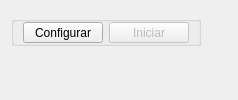
      <widget class="QWidget" name="Station_6">
       <attribute name="title">
        <string>Estacion 6</string>
       </attribute>
       <layout class="QGridLayout" name="gridLayout">
        <item row="1" column="0" colspan="2">
         <widget class="PressureTempGraph" name="GraphE_6" native="true">
          <property name="enabled">
           <bool>false</bool>
          </property>
         </widget>
        </item>
        <item row="0" column="0">
         <widget class="QGroupBox" name="gbBtns_6">
          <property name="enabled">
           <bool>true</bool>
          </property>
          <property name="maximumSize">
           <size>
            <width>16777215</width>
            <height>30</height>
           </size>
          </property>
          <property name="title">
           <string/>
          </property>
          <layout class="QGridLayout" name="gridLayout_13">
           <property name="topMargin">
            <number>0</number>
           </property>
           <property name="bottomMargin">
            <number>0</number>
           </property>
           <item row="0" column="0">
            <widget class="QPushButton" name="btnEstConfig_6">
             <property name="enabled">
              <bool>true</bool>
             </property>
             <property name="maximumSize">
              <size>
               <width>100</width>
               <height>16777215</height>
              </size>
             </property>
             <property name="text">
              <string>Configurar</string>
             </property>
            </widget>
           </item>
           <item row="0" column="1">
            <widget class="QPushButton" name="btnEstRun_6">
             <property name="enabled">
              <bool>false</bool>
             </property>
             <property name="maximumSize">
              <size>
               <width>100</width>
               <height>16777215</height>
              </size>
             </property>
             <property name="text">
              <string>Iniciar</string>
             </property>
            </widget>
           </item>
          </layout>
         </widget>
        </item>
        <item row="0" column="1">
         <spacer name="horizontalSpacer_8">
          <property name="orientation">
           <enum>Qt::Horizontal</enum>
          </property>
          <property name="sizeHint" stdset="0">
           <size>
            <width>20</width>
            <height>40</height>
           </size>
          </property>
         </spacer>
        </item>
       </layout>
      </widget>
